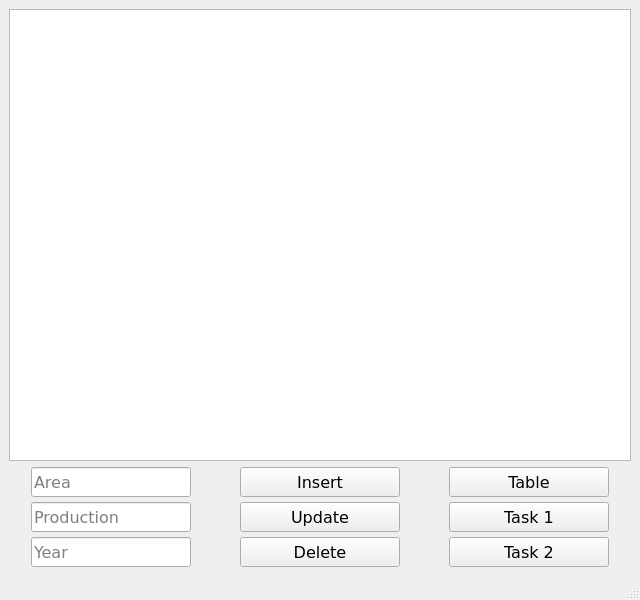
<?xml version="1.0" encoding="UTF-8"?>
<ui version="4.0">
 <class>MainWindow</class>
 <widget class="QMainWindow" name="MainWindow">
  <property name="geometry">
   <rect>
    <x>0</x>
    <y>0</y>
    <width>640</width>
    <height>600</height>
   </rect>
  </property>
  <property name="font">
   <font>
    <family>Verdana</family>
    <pointsize>12</pointsize>
   </font>
  </property>
  <property name="windowTitle">
   <string>Client</string>
  </property>
  <widget class="QWidget" name="centralwidget">
   <layout class="QVBoxLayout" name="verticalLayout_4">
    <item>
     <widget class="QTableView" name="tableView"/>
    </item>
    <item>
     <layout class="QHBoxLayout" name="layoutMenu" stretch="1,1,1">
      <property name="spacing">
       <number>5</number>
      </property>
      <item>
       <layout class="QVBoxLayout" name="layoutInput">
        <item alignment="Qt::AlignHCenter">
         <widget class="QLineEdit" name="lineArea">
          <property name="sizePolicy">
           <sizepolicy hsizetype="Fixed" vsizetype="Fixed">
            <horstretch>0</horstretch>
            <verstretch>0</verstretch>
           </sizepolicy>
          </property>
          <property name="minimumSize">
           <size>
            <width>160</width>
            <height>30</height>
           </size>
          </property>
          <property name="maximumSize">
           <size>
            <width>160</width>
            <height>30</height>
           </size>
          </property>
          <property name="placeholderText">
           <string>Area</string>
          </property>
         </widget>
        </item>
        <item alignment="Qt::AlignHCenter">
         <widget class="QLineEdit" name="lineProduction">
          <property name="sizePolicy">
           <sizepolicy hsizetype="Fixed" vsizetype="Fixed">
            <horstretch>0</horstretch>
            <verstretch>0</verstretch>
           </sizepolicy>
          </property>
          <property name="minimumSize">
           <size>
            <width>160</width>
            <height>30</height>
           </size>
          </property>
          <property name="maximumSize">
           <size>
            <width>160</width>
            <height>30</height>
           </size>
          </property>
          <property name="placeholderText">
           <string>Production</string>
          </property>
         </widget>
        </item>
        <item alignment="Qt::AlignHCenter">
         <widget class="QLineEdit" name="lineYear">
          <property name="sizePolicy">
           <sizepolicy hsizetype="Fixed" vsizetype="Fixed">
            <horstretch>0</horstretch>
            <verstretch>0</verstretch>
           </sizepolicy>
          </property>
          <property name="minimumSize">
           <size>
            <width>160</width>
            <height>30</height>
           </size>
          </property>
          <property name="maximumSize">
           <size>
            <width>160</width>
            <height>30</height>
           </size>
          </property>
          <property name="placeholderText">
           <string>Year</string>
          </property>
         </widget>
        </item>
       </layout>
      </item>
      <item>
       <layout class="QVBoxLayout" name="layoutQueries">
        <item alignment="Qt::AlignHCenter">
         <widget class="QPushButton" name="buttonInsert">
          <property name="sizePolicy">
           <sizepolicy hsizetype="Fixed" vsizetype="Fixed">
            <horstretch>0</horstretch>
            <verstretch>0</verstretch>
           </sizepolicy>
          </property>
          <property name="minimumSize">
           <size>
            <width>160</width>
            <height>30</height>
           </size>
          </property>
          <property name="maximumSize">
           <size>
            <width>160</width>
            <height>30</height>
           </size>
          </property>
          <property name="text">
           <string>Insert</string>
          </property>
         </widget>
        </item>
        <item alignment="Qt::AlignHCenter">
         <widget class="QPushButton" name="buttonUpdate">
          <property name="sizePolicy">
           <sizepolicy hsizetype="Fixed" vsizetype="Fixed">
            <horstretch>0</horstretch>
            <verstretch>0</verstretch>
           </sizepolicy>
          </property>
          <property name="minimumSize">
           <size>
            <width>160</width>
            <height>30</height>
           </size>
          </property>
          <property name="maximumSize">
           <size>
            <width>160</width>
            <height>30</height>
           </size>
          </property>
          <property name="text">
           <string>Update</string>
          </property>
         </widget>
        </item>
        <item alignment="Qt::AlignHCenter">
         <widget class="QPushButton" name="buttonDelete">
          <property name="sizePolicy">
           <sizepolicy hsizetype="Fixed" vsizetype="Fixed">
            <horstretch>0</horstretch>
            <verstretch>0</verstretch>
           </sizepolicy>
          </property>
          <property name="minimumSize">
           <size>
            <width>160</width>
            <height>30</height>
           </size>
          </property>
          <property name="maximumSize">
           <size>
            <width>160</width>
            <height>30</height>
           </size>
          </property>
          <property name="text">
           <string>Delete</string>
          </property>
         </widget>
        </item>
       </layout>
      </item>
      <item>
       <layout class="QVBoxLayout" name="layoutTasks">
        <item alignment="Qt::AlignHCenter">
         <widget class="QPushButton" name="buttonTable">
          <property name="sizePolicy">
           <sizepolicy hsizetype="Fixed" vsizetype="Fixed">
            <horstretch>0</horstretch>
            <verstretch>0</verstretch>
           </sizepolicy>
          </property>
          <property name="minimumSize">
           <size>
            <width>160</width>
            <height>30</height>
           </size>
          </property>
          <property name="maximumSize">
           <size>
            <width>160</width>
            <height>30</height>
           </size>
          </property>
          <property name="text">
           <string>Table</string>
          </property>
         </widget>
        </item>
        <item alignment="Qt::AlignHCenter">
         <widget class="QPushButton" name="buttonFirstTask">
          <property name="sizePolicy">
           <sizepolicy hsizetype="Fixed" vsizetype="Fixed">
            <horstretch>0</horstretch>
            <verstretch>0</verstretch>
           </sizepolicy>
          </property>
          <property name="minimumSize">
           <size>
            <width>160</width>
            <height>30</height>
           </size>
          </property>
          <property name="maximumSize">
           <size>
            <width>160</width>
            <height>30</height>
           </size>
          </property>
          <property name="text">
           <string>Task 1</string>
          </property>
         </widget>
        </item>
        <item alignment="Qt::AlignHCenter">
         <widget class="QPushButton" name="buttonSecondTask">
          <property name="sizePolicy">
           <sizepolicy hsizetype="Fixed" vsizetype="Fixed">
            <horstretch>0</horstretch>
            <verstretch>0</verstretch>
           </sizepolicy>
          </property>
          <property name="minimumSize">
           <size>
            <width>160</width>
            <height>30</height>
           </size>
          </property>
          <property name="maximumSize">
           <size>
            <width>160</width>
            <height>30</height>
           </size>
          </property>
          <property name="text">
           <string>Task 2</string>
          </property>
         </widget>
        </item>
       </layout>
      </item>
     </layout>
    </item>
   </layout>
  </widget>
  <widget class="QMenuBar" name="menubar">
   <property name="geometry">
    <rect>
     <x>0</x>
     <y>0</y>
     <width>640</width>
     <height>24</height>
    </rect>
   </property>
  </widget>
  <widget class="QStatusBar" name="statusbar"/>
 </widget>
 <resources/>
 <connections/>
</ui>
